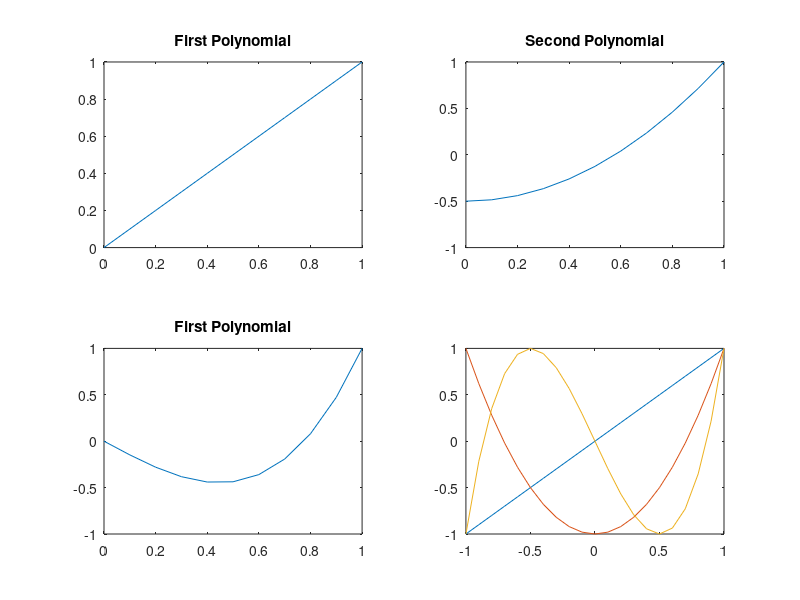

Write the MATLAB code that produced this figure.
%Exercise1
x = 0:0.1:1;
l1 = x;
l2 = 3/2.*x.^2 - 1/2;
l3 = 5/2.*x.^3 - 3/2.*x;
l4 = 35/8.*x.^4 - 15/4.*x.^2 + 3/8;
subplot(2,2,1)
plot(x,l1)
title('First Polynomial')
subplot(2,2,2)
plot(x,l2)
title('Second Polynomial')
subplot(2,2,3)
plot(x,l3)
title('First Polynomial')
subplot(2,2,4)
plot(x,l4)
title('Fourth Polynomial')

%Exercise2
t = -1:0.1:1;
T1 = cos(acos(t));
T2 = cos(2.*acos(t));
T3 = cos(3.*acos(t));
plot(t,T1);
hold on
plot(t,T2);
hold on
plot(t,T3);
hold off







